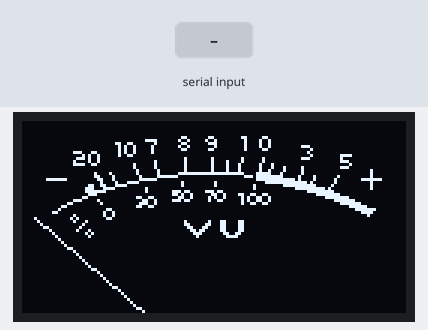
Bench run of a sketch on a simulated ESP32. Shown: 128×64 one-colour display. The inputs (shaded band) are chosen by the test bench. The display library's start-up logo is not drawn; what the sketch prints to the serial monitor is not drawn.

Above: at 3.2 s.
3.3 s: "90,45\n" received over the second serial link
At 4.0 s:
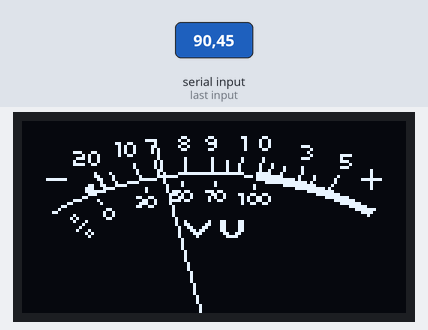
4.8 s: "30,150\n" received over the second serial link
At 5.3 s:
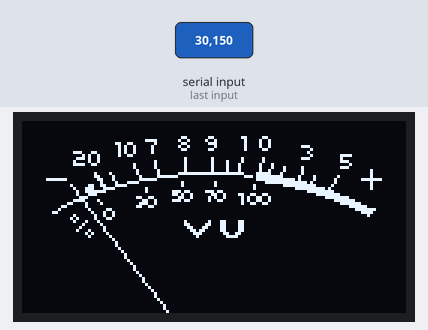
Timing chart, 0 to 7.8 s (numbered marks = the images above; inputs shaded):
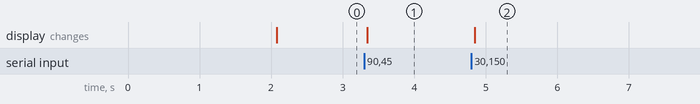

The sketch:

TEST-ESP32-Serial1-from-Nano-OLED.ino
```cpp
// SERIAL1 DATA FROM NANO
#define RXD2 16
#define TXD2 17

const byte numChars = 32;
char receivedChars[numChars];   // an array to store the received data
boolean newData = false;

int distanceCM = 0;


// DISPLAY OLED SETUP

//#include <SPI.h>
#include <Wire.h>

#include <Adafruit_GFX.h>
#include <Adafruit_SSD1306.h>

#define SCREEN_WIDTH 128 // OLED display width, in pixels
#define SCREEN_HEIGHT 64 // OLED display height, in pixels

// Declaration for an SSD1306 display connected to I2C (SDA, SCL pins)
#define OLED_RESET     4 // Reset pin # (or -1 if sharing Arduino reset pin)
Adafruit_SSD1306 display(SCREEN_WIDTH, SCREEN_HEIGHT, &Wire, OLED_RESET);

int MeterValue = 40;
int hMeter = 65;                      // horizontal center for needle animation
int vMeter = 85;                      // vertical center for needle animation (outside of dislay limits)
int rMeter = 80;                      // length of needle animation or arch of needle travel

// VU meter background mask image:
static const unsigned char PROGMEM VUMeter[] = {
  0x00, 0x00, 0x00, 0x00, 0x00, 0x00, 0x00, 0x00, 0x00, 0x00, 0x00, 0x00, 0x00, 0x00, 0x00, 0x00,
  0x00, 0x00, 0x00, 0x00, 0x00, 0x00, 0x00, 0x00, 0x00, 0x00, 0x00, 0x00, 0x00, 0x00, 0x00, 0x00,
  0x00, 0x00, 0x00, 0x00, 0x00, 0x00, 0x00, 0x00, 0x00, 0x00, 0x00, 0x00, 0x00, 0x00, 0x00, 0x00,
  0x00, 0x00, 0x00, 0x00, 0x00, 0x00, 0x00, 0x00, 0x00, 0x00, 0x00, 0x00, 0x00, 0x00, 0x00, 0x00,
  0x00, 0x00, 0x00, 0x00, 0x00, 0x00, 0x00, 0x00, 0x00, 0x00, 0x00, 0x00, 0x00, 0x00, 0x00, 0x00,
  0x00, 0x00, 0x00, 0x00, 0x00, 0x00, 0x06, 0x03, 0x00, 0x60, 0xC0, 0x00, 0x00, 0x00, 0x00, 0x00,
  0x00, 0x00, 0x00, 0x00, 0x00, 0x78, 0x09, 0x04, 0x80, 0x21, 0x20, 0x00, 0x00, 0x00, 0x00, 0x00,
  0x00, 0x00, 0x00, 0x01, 0x98, 0x08, 0x06, 0x03, 0x80, 0x21, 0x20, 0x00, 0x00, 0x00, 0x00, 0x00,
  0x00, 0x00, 0x00, 0x00, 0xA4, 0x10, 0x09, 0x00, 0x80, 0x21, 0x20, 0x07, 0x00, 0x00, 0x00, 0x00,
  0x00, 0x00, 0x00, 0x00, 0xA4, 0x10, 0x06, 0x03, 0x00, 0x20, 0xC0, 0x00, 0x80, 0x00, 0x00, 0x00,
  0x00, 0x00, 0x71, 0x80, 0xA4, 0x10, 0x00, 0x00, 0x00, 0x00, 0x00, 0x01, 0x00, 0x00, 0x00, 0x00,
  0x00, 0x00, 0x0A, 0x40, 0x98, 0x00, 0x00, 0x00, 0x00, 0x00, 0x00, 0x00, 0x80, 0x3C, 0x00, 0x00,
  0x00, 0x00, 0x3A, 0x40, 0x00, 0x00, 0x02, 0x01, 0x00, 0x40, 0x80, 0x07, 0x00, 0x20, 0x00, 0x00,
  0x00, 0x00, 0x42, 0x40, 0x00, 0x08, 0x02, 0x01, 0x08, 0x40, 0x80, 0x00, 0x00, 0x38, 0x00, 0x00,
  0x00, 0x00, 0x79, 0x80, 0x04, 0x08, 0x02, 0x01, 0x08, 0x81, 0x10, 0x00, 0x00, 0x04, 0x00, 0x00,
  0x00, 0x00, 0x00, 0x00, 0x04, 0x08, 0x02, 0x01, 0x08, 0x81, 0x11, 0x04, 0x00, 0x38, 0x00, 0x00,
  0x00, 0x00, 0x00, 0x00, 0x02, 0x04, 0x02, 0x01, 0x08, 0x81, 0x21, 0x04, 0x00, 0x00, 0x08, 0x00,
  0x00, 0x00, 0x00, 0x84, 0x02, 0x04, 0x0F, 0xFF, 0xFF, 0xC3, 0xE2, 0x04, 0x00, 0x00, 0x08, 0x00,
  0x00, 0x00, 0x00, 0xC2, 0x01, 0x07, 0xF0, 0x00, 0x00, 0x3B, 0xFE, 0x08, 0x40, 0x40, 0x08, 0x00,
  0x00, 0xFE, 0x00, 0x62, 0x01, 0xF8, 0x00, 0x00, 0x00, 0x03, 0xFF, 0xE8, 0x40, 0x80, 0x7F, 0x00,
  0x00, 0x00, 0x00, 0x21, 0x1E, 0x00, 0x04, 0x00, 0x80, 0x00, 0x7F, 0xFE, 0x80, 0x80, 0x08, 0x00,
  0x00, 0x00, 0x03, 0x31, 0xE0, 0x00, 0x04, 0x00, 0x80, 0x04, 0x01, 0xFF, 0xC1, 0x00, 0x08, 0x00,
  0x00, 0x00, 0x07, 0x1E, 0x00, 0x40, 0x00, 0x00, 0x00, 0x04, 0x00, 0x1F, 0xFA, 0x00, 0x08, 0x00,
  0x00, 0x00, 0x07, 0xF0, 0x00, 0x40, 0x3B, 0x07, 0x60, 0x00, 0x00, 0x01, 0xFF, 0x00, 0x00, 0x00,
  0x00, 0x00, 0x03, 0x80, 0x00, 0x00, 0x34, 0x81, 0x90, 0xCC, 0xC0, 0x00, 0x3F, 0xC0, 0x00, 0x00,
  0x00, 0x00, 0x0C, 0x00, 0x03, 0x30, 0x0C, 0x82, 0x90, 0x53, 0x20, 0x00, 0x07, 0xF8, 0x00, 0x00,
  0x00, 0x00, 0x70, 0x40, 0x00, 0xC8, 0x3B, 0x02, 0x60, 0x53, 0x20, 0x00, 0x00, 0xFE, 0x00, 0x00,
  0x00, 0x01, 0x80, 0x20, 0x01, 0xC8, 0x00, 0x00, 0x00, 0x4C, 0xC0, 0x00, 0x00, 0x3F, 0x80, 0x00,
  0x00, 0x06, 0x00, 0x00, 0x03, 0x30, 0x00, 0x00, 0x00, 0x00, 0x00, 0x00, 0x00, 0x07, 0xE0, 0x00,
  0x00, 0x08, 0x00, 0x0C, 0x00, 0x00, 0x00, 0x00, 0x00, 0x00, 0x00, 0x00, 0x00, 0x01, 0xFC, 0x00,
  0x00, 0x30, 0x00, 0x12, 0x00, 0x00, 0x00, 0x00, 0x00, 0x00, 0x00, 0x00, 0x00, 0x00, 0x78, 0x00,
  0x00, 0x00, 0x40, 0x12, 0x00, 0x00, 0x00, 0x00, 0x00, 0x00, 0x00, 0x00, 0x00, 0x00, 0x10, 0x00,
  0x00, 0x00, 0xA0, 0x0C, 0x00, 0x00, 0x00, 0x00, 0x00, 0x00, 0x00, 0x00, 0x00, 0x00, 0x00, 0x00,
  0x00, 0x00, 0x44, 0x00, 0x00, 0x00, 0x02, 0x02, 0x30, 0xC0, 0x00, 0x00, 0x00, 0x00, 0x00, 0x00,
  0x00, 0x00, 0x08, 0x00, 0x00, 0x00, 0x03, 0x06, 0x30, 0xC0, 0x00, 0x00, 0x00, 0x00, 0x00, 0x00,
  0x00, 0x00, 0x10, 0x00, 0x00, 0x00, 0x01, 0x8C, 0x30, 0xC0, 0x00, 0x00, 0x00, 0x00, 0x00, 0x00,
  0x00, 0x00, 0x22, 0x00, 0x00, 0x00, 0x00, 0xD8, 0x30, 0xC0, 0x00, 0x00, 0x00, 0x00, 0x00, 0x00,
  0x00, 0x00, 0x05, 0x00, 0x00, 0x00, 0x00, 0x70, 0x19, 0x80, 0x00, 0x00, 0x00, 0x00, 0x00, 0x00,
  0x00, 0x00, 0x02, 0x00, 0x00, 0x00, 0x00, 0x20, 0x0F, 0x00, 0x00, 0x00, 0x00, 0x00, 0x00, 0x00,
  0x00, 0x00, 0x00, 0x00, 0x00, 0x00, 0x00, 0x00, 0x00, 0x00, 0x00, 0x00, 0x00, 0x00, 0x00, 0x00,
  0x00, 0x00, 0x00, 0x00, 0x00, 0x00, 0x00, 0x00, 0x00, 0x00, 0x00, 0x00, 0x00, 0x00, 0x00, 0x00,
  0x00, 0x00, 0x00, 0x00, 0x00, 0x00, 0x00, 0x00, 0x00, 0x00, 0x00, 0x00, 0x00, 0x00, 0x00, 0x00,
  0x00, 0x00, 0x00, 0x00, 0x00, 0x00, 0x00, 0x00, 0x00, 0x00, 0x00, 0x00, 0x00, 0x00, 0x00, 0x00,
  0x00, 0x00, 0x00, 0x00, 0x00, 0x00, 0x00, 0x00, 0x00, 0x00, 0x00, 0x00, 0x00, 0x00, 0x00, 0x00,
  0x00, 0x00, 0x00, 0x00, 0x00, 0x00, 0x00, 0x00, 0x00, 0x00, 0x00, 0x00, 0x00, 0x00, 0x00, 0x00,
  0x00, 0x00, 0x00, 0x00, 0x00, 0x00, 0x00, 0x00, 0x00, 0x00, 0x00, 0x00, 0x00, 0x00, 0x00, 0x00,
  0x00, 0x00, 0x00, 0x00, 0x00, 0x00, 0x00, 0x00, 0x00, 0x00, 0x00, 0x00, 0x00, 0x00, 0x00, 0x00,
  0x00, 0x00, 0x00, 0x00, 0x00, 0x00, 0x00, 0x00, 0x00, 0x00, 0x00, 0x00, 0x00, 0x00, 0x00, 0x00,
  0x00, 0x00, 0x00, 0x00, 0x00, 0x00, 0x00, 0x00, 0x00, 0x00, 0x00, 0x00, 0x00, 0x00, 0x00, 0x00,
  0x00, 0x00, 0x00, 0x00, 0x00, 0x00, 0x00, 0x00, 0x00, 0x00, 0x00, 0x00, 0x00, 0x00, 0x00, 0x00,
  0x00, 0x00, 0x00, 0x00, 0x00, 0x00, 0x00, 0x00, 0x00, 0x00, 0x00, 0x00, 0x00, 0x00, 0x00, 0x00,
  0x00, 0x00, 0x00, 0x00, 0x00, 0x00, 0x00, 0x00, 0x00, 0x00, 0x00, 0x00, 0x00, 0x00, 0x00, 0x00,
  0x00, 0x00, 0x00, 0x00, 0x00, 0x00, 0x00, 0x00, 0x00, 0x00, 0x00, 0x00, 0x00, 0x00, 0x00, 0x00,
  0x00, 0x00, 0x00, 0x00, 0x00, 0x00, 0x00, 0x00, 0x00, 0x00, 0x00, 0x00, 0x00, 0x00, 0x00, 0x00,
  0x00, 0x00, 0x00, 0x00, 0x00, 0x00, 0x00, 0x00, 0x00, 0x00, 0x00, 0x00, 0x00, 0x00, 0x00, 0x00,
  0x00, 0x00, 0x00, 0x00, 0x00, 0x00, 0x00, 0x00, 0x00, 0x00, 0x00, 0x00, 0x00, 0x00, 0x00, 0x00,
  0x00, 0x00, 0x00, 0x00, 0x00, 0x00, 0x00, 0x00, 0x00, 0x00, 0x00, 0x00, 0x00, 0x00, 0x00, 0x00,
  0x00, 0x00, 0x00, 0x00, 0x00, 0x00, 0x00, 0x00, 0x00, 0x00, 0x00, 0x00, 0x00, 0x00, 0x00, 0x00,
  0x00, 0x00, 0x00, 0x00, 0x00, 0x00, 0x00, 0x00, 0x00, 0x00, 0x00, 0x00, 0x00, 0x00, 0x00, 0x00,
  0x00, 0x00, 0x00, 0x00, 0x00, 0x00, 0x00, 0x00, 0x00, 0x00, 0x00, 0x00, 0x00, 0x00, 0x00, 0x00,
  0x00, 0x00, 0x00, 0x00, 0x00, 0x00, 0x00, 0x00, 0x00, 0x00, 0x00, 0x00, 0x00, 0x00, 0x00, 0x00,
  0x00, 0x00, 0x00, 0x00, 0x00, 0x00, 0x00, 0x00, 0x00, 0x00, 0x00, 0x00, 0x00, 0x00, 0x00, 0x00,
  0x00, 0x00, 0x00, 0x00, 0x00, 0x00, 0x00, 0x00, 0x00, 0x00, 0x00, 0x00, 0x00, 0x00, 0x00, 0x00,
  0x00, 0x00, 0x00, 0x00, 0x00, 0x00, 0x00, 0x00, 0x00, 0x00, 0x00, 0x00, 0x00, 0x00, 0x00, 0x00
};


void setup() {

    Serial.begin(9600);
    Serial.println("<Arduino is ready>");

    //Serial 2 do ESP32 que recebe do arduino Nano
    Serial1.begin(115200, SERIAL_8N1, RXD2, TXD2);

/// DISPLAY OLED

  // SSD1306_SWITCHCAPVCC = generate display voltage from 3.3V internally
  if(!display.begin(SSD1306_SWITCHCAPVCC, 0x3C)) { // Address 0x3D for 128x64
    Serial.println(F("SSD1306 allocation failed"));
    for(;;); // Don't proceed, loop forever
  }

  // Show initial display buffer contents on the screen --
  // the library initializes this with an Adafruit splash screen.
  display.display();
  delay(2000); // Pause for 2 seconds

  // Clear the buffer
  display.clearDisplay();

  //display.invertDisplay(1);

  // Draw a single pixel in white
  display.drawPixel(63, 31, SSD1306_WHITE);

}


/// LOOP //////////////////////////////////////////////////////////////////////////////////////

void loop() {

    // RECEIVE SENSOR DATA FROM NANO
    recvWithEndMarker();
    readSensorFromNano();

    MeterValue = map(distanceCM, 40, 250, 0, 80);

    //Serial.print(distanceCM);
    //Serial.print("cm / meter = ");
    //Serial.println(MeterValue);

    MeterValue = MeterValue - 34;                            // shifts needle to zero position
    display.clearDisplay();                                  // refresh display for next step
    display.drawBitmap(0, 0, VUMeter, 128, 64, WHITE);       // draws background
    int a1 = (hMeter + (sin(MeterValue / 57.296) * rMeter)); // meter needle horizontal coordinate
    int a2 = (vMeter - (cos(MeterValue / 57.296) * rMeter)); // meter needle vertical coordinate
    display.drawLine(a1, a2, hMeter, vMeter, WHITE);         // draws needle
    display.display();


    delay(5);
}


////////////////////////////////////
////
////     F U N C T I O N S
////
////////////////////////////////////


/// NANO + SENSOR TO ESP32 SERIAL COMMUNICATION FUNCTIONS

/// Used to receive sensor data over Seria11 from Arduino Nano
void recvWithEndMarker() {
    static byte ndx = 0;
    char endMarker = '\n';
    char rc;

    while (Serial1.available() > 0 && newData == false) {
        rc = Serial1.read();

        if (rc != endMarker) {
            receivedChars[ndx] = rc;
            ndx++;
            if (ndx >= numChars) {
                ndx = numChars - 1;
            }
        }
        else {
            receivedChars[ndx] = '\0'; // terminate the string
            ndx = 0;
            newData = true;
        }
    }
}

/// Use to show sensor data over Seria11 from Arduino Nano
void showNewData() {
    if (newData == true) {
        Serial.print("This just in ... ");
        Serial.println(receivedChars);
        newData = false;
    }


}
void readSensorFromNano() {

      if (newData == true) {
        //Serial.println(receivedChars);
        distanceCM = atoi(receivedChars);
        newData = false;

    }


}

/// END OF: NANO + SENSOR TO ESP32 SERIAL COMMUNICATION FUNCTIONS
```

Measured:
- after the input at 3.3 s, the display: changes at once (image 1)
- after the input at 4.8 s, the display: changes after 0.05 s (image 2)
